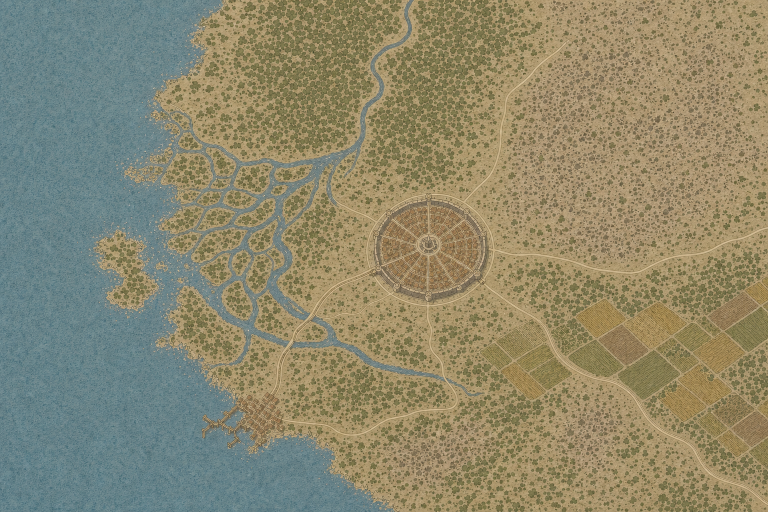
#> input picture world/map-production/candidates/style-candidate-h-v5-strict-plan-symbols.png, 1536 x 1024 px (shown at 1/2 size)
$ python render_candidate_h7_deterministic_flat_gis.py
#> lines starting #> are read from the running program, lines starting #| are printed output that depends on the picture
#!/usr/bin/env python3
"""Render the deterministic, strictly flat Candidate H7 Golden prototype."""

from __future__ import annotations

import argparse
import hashlib
import json
import math
import random
from dataclasses import dataclass
from pathlib import Path
from typing import Any, Sequence

from PIL import Image, ImageChops, ImageDraw, ImageOps, ImageStat

import audit_style_candidate_h4 as h4_audit


REPO_ROOT = Path(__file__).resolve().parents[2]
DEFAULT_H5_CONTROL = (
    REPO_ROOT
    / "world/map-production/candidates/style-candidate-h-v5-strict-plan-symbols.png"
)
DEFAULT_H6_MATERIAL = (
    REPO_ROOT
    / "world/map-production/candidates/style-candidate-h-v6-dual-reference-flat-gis.png"
)
DEFAULT_B1_REFERENCE = (
    REPO_ROOT / "world/map-production/candidates/style-candidate-b-v1.png"
)
DEFAULT_OUTPUT_ROOT = REPO_ROOT / "tmp/map-production/h7-prototype"

LOCKED_SHA256 = {
    "h5_composition_control": (
        "d95ea917ee2b0a414c3e32de762208af4fb2239d7bbc65fa7633e85218ad56fe"
    ),
    "h6_material_reference": (
        "86d61909913a3c6a402ae2c12211a79a2a15e755e98fba622fcb0e2d7bcfaaf6"
    ),
    "b1_palette_reference": (
        "4d505def78acc752ee2611cb73d112cc9a3048f611cb05233274a1eb2ae42003"
    ),
}

GENERATOR_ID = "sstory-map-production/render_candidate_h7_deterministic_flat_gis.py@1"
CANVAS = (1536, 1024)
AA_SCALE = 2
SEED = 0x48375F464C415447

MASTER_NAME = "style-candidate-h-v7-deterministic-flat-gis.png"
CONTACT_NAME = "style-candidate-h-v7-deterministic-flat-gis.contact-sheet.png"
REPORT_NAME = "style-candidate-h-v7-deterministic-flat-gis.report.json"

PALETTE = {
    "land": (145, 129, 81),
    "land_light": (175, 145, 103),
    "paper_dark": (104, 91, 62),
    "ocean": (96, 109, 111),
    "ocean_dark": (75, 84, 79),
    "ocean_light": (117, 126, 119),
    "ink": (78, 77, 51),
    "ink_soft": (109, 83, 54),
    "forest": (115, 113, 78),
    "forest_light": (113, 137, 109),
    "forest_dark": (79, 78, 50),
    "city": (125, 94, 66),
    "city_light": (145, 113, 81),
    "road": (175, 145, 103),
    "road_ink": (108, 82, 53),
    "field_green": (113, 114, 77),
    "field_gold": (175, 144, 80),
    "field_brown": (111, 82, 52),
    "rock": (81, 80, 53),
    "rock_light": (113, 111, 78),
}

COASTLINE = (
    (430, -20),
    (421, 70),
    (392, 132),
    (346, 190),
    (330, 235),
    (370, 278),
    (344, 325),
    (304, 374),
    (315, 432),
    (286, 491),
    (254, 550),
    (257, 618),
    (302, 691),
    (358, 751),
    (414, 798),
    (480, 837),
    (551, 881),
    (632, 928),
    (712, 1026),
)

RIVER_PATHS = (
    (
        (
            (820, -20),
            (804, 70),
            (770, 145),
            (735, 220),
            (690, 292),
            (646, 354),
            (610, 425),
            (582, 500),
            (574, 574),
            (603, 639),
            (662, 692),
            (742, 729),
            (850, 754),
        ),
        22.0,
    ),
    (((650, 318), (572, 327), (501, 309), (431, 283), (355, 255)), 15.0),
    (((642, 350), (566, 379), (493, 410), (413, 392), (340, 354)), 14.0),
    (((626, 389), (550, 439), (485, 489), (407, 486), (326, 445)), 13.0),
    (((606, 438), (533, 507), (474, 559), (395, 566), (307, 526)), 12.0),
    (((587, 493), (529, 578), (481, 646), (405, 676), (321, 643)), 11.0),
)

DELTA_ISLANDS = (
    (
        (249, 470),
        (281, 451),
        (310, 468),
        (315, 506),
        (291, 535),
        (253, 527),
        (230, 500),
    ),
    (
        (276, 570),
        (319, 548),
        (355, 570),
        (360, 610),
        (329, 640),
        (286, 630),
        (265, 603),
    ),
    ((321, 651), (360, 630), (398, 650), (405, 690), (374, 718), (335, 704)),
    ((224, 535), (248, 529), (267, 548), (263, 573), (235, 583), (211, 562)),
    ((356, 438), (379, 425), (401, 438), (397, 459), (370, 468), (351, 455)),
    ((374, 531), (397, 518), (420, 528), (425, 549), (400, 560), (378, 550)),
    ((422, 598), (446, 581), (468, 592), (470, 615), (446, 629), (423, 617)),
    ((286, 399), (309, 387), (330, 397), (331, 418), (308, 430), (286, 420)),
)

FOREST_ZONES = (
    (
        (430, -60),
        (990, -30),
        (930, 115),
        (850, 230),
        (720, 335),
        (530, 315),
        (385, 175),
    ),
    ((560, 525), (740, 500), (820, 620), (780, 760), (590, 735), (500, 640)),
    ((980, 535), (1220, 500), (1425, 590), (1510, 740), (1320, 795), (1110, 690)),
    ((540, 780), (800, 750), (930, 915), (865, 1040), (610, 1015), (480, 900)),
)

HIGHLAND_ZONES = (
    (
        (1000, 10),
        (1536, -20),
        (1536, 535),
        (1350, 520),
        (1160, 470),
        (1015, 335),
        (960, 175),
    ),
    ((875, 790), (1120, 735), (1290, 850), (1270, 1024), (870, 1024), (820, 920)),
)

ROAD_PATHS = (
    ((852, 492), (972, 430), (1032, 235), (1115, 112), (1180, -20)),
    ((858, 500), (1010, 514), (1190, 540), (1390, 520), (1550, 450)),
    ((850, 510), (965, 615), (1060, 690), (1190, 765), (1370, 880), (1540, 995)),
    ((840, 520), (765, 640), (650, 740), (530, 835), (472, 858)),
    ((840, 500), (740, 450), (655, 365), (570, 320)),
)


class H7RenderError(ValueError):
    """Raised when the H7 deterministic prototype cannot satisfy its gates."""


@dataclass(frozen=True)
class CanvasTransform:
    scale: int = AA_SCALE

    def point(self, point: tuple[float, float]) -> tuple[int, int]:
        return (round(point[0] * self.scale), round(point[1] * self.scale))

    def points(self, points: Sequence[tuple[float, float]]) -> list[tuple[int, int]]:
        return [self.point(point) for point in points]

    def width(self, value: float) -> int:
        return max(1, round(value * self.scale))


def sha256_file(path: Path) -> str:
    digest = hashlib.sha256()
    with path.open("rb") as handle:
        for chunk in iter(lambda: handle.read(1024 * 1024), b""):
            digest.update(chunk)
    return digest.hexdigest()


# [14 lines left out: functions _relative, _artifact, not called in this run]


def _assert_locked_image(path: Path, expected_hash: str, label: str) -> Image.Image:
    if not path.is_file():
        raise H7RenderError(f"{label} does not exist: {path}")
    actual_hash = sha256_file(path)
    if actual_hash != expected_hash:
        raise H7RenderError(
            f"{label} SHA-256 mismatch: expected {expected_hash}, got {actual_hash}"
        )
    with Image.open(path) as opened:
        opened.load()
        if opened.format != "PNG" or opened.mode != "RGB" or opened.size != CANVAS:
            raise H7RenderError(f"{label} must be a 1536x1024 RGB PNG")
        return opened.copy()


def _validate_output_dir(path: Path) -> Path:
    resolved = path.resolve()
    allowed = DEFAULT_OUTPUT_ROOT.resolve()
    if resolved != allowed and allowed not in resolved.parents:
        raise H7RenderError(
            f"H7 prototype output must stay within {_relative(DEFAULT_OUTPUT_ROOT)}"
        )
    return resolved


# [21 lines left out: function _irregular_polygon, not called in this run]


def _catmull_rom(
    points: Sequence[tuple[float, float]],
    *,
    steps: int = 10,
    closed: bool = False,
) -> list[tuple[float, float]]:
    if len(points) < 3:
        return list(points)
    output: list[tuple[float, float]] = []
    segment_count = len(points) if closed else len(points) - 1
    for index in range(segment_count):
        p0 = points[(index - 1) % len(points)] if closed else points[max(0, index - 1)]
        p1 = points[index]
        p2 = points[(index + 1) % len(points)]
        p3 = (
            points[(index + 2) % len(points)]
            if closed
            else points[min(len(points) - 1, index + 2)]
        )
        for step in range(steps):
            t = step / steps
            t2 = t * t
            t3 = t2 * t
            x = 0.5 * (
                2 * p1[0]
                + (-p0[0] + p2[0]) * t
                + (2 * p0[0] - 5 * p1[0] + 4 * p2[0] - p3[0]) * t2
                + (-p0[0] + 3 * p1[0] - 3 * p2[0] + p3[0]) * t3
            )
            y = 0.5 * (
                2 * p1[1]
                + (-p0[1] + p2[1]) * t
                + (2 * p0[1] - 5 * p1[1] + 4 * p2[1] - p3[1]) * t2
                + (-p0[1] + 3 * p1[1] - 3 * p2[1] + p3[1]) * t3
            )
            output.append((x, y))
    output.append(output[0] if closed else points[-1])
    return output


# [47 lines left out: functions _masked_composite, _apply_micrograin, not called in this run]


def _build_vector_masks() -> tuple[Image.Image, Image.Image]:
    transform = CanvasTransform()
    size = (CANVAS[0] * AA_SCALE, CANVAS[1] * AA_SCALE)
    land_mask = Image.new("L", size, 0)
    draw = ImageDraw.Draw(land_mask)
    smooth_coast = _catmull_rom(COASTLINE, steps=12)
    mainland = smooth_coast + [
        (CANVAS[0] + 4, CANVAS[1] + 4),
        (CANVAS[0] + 4, -4),
    ]
    draw.polygon(transform.points(mainland), fill=255)
    for island in DELTA_ISLANDS:
        draw.polygon(
            transform.points(_catmull_rom(island, steps=8, closed=True)),
            fill=255,
        )
    for path, width in RIVER_PATHS:
        draw.line(
            transform.points(_catmull_rom(path, steps=10)),
            fill=0,
            width=transform.width(width),
            joint="curve",
        )
    water_mask = ImageOps.invert(land_mask)
    return land_mask, water_mask


# [653 lines left out: functions _draw_base_material, _zone_mask, _random_point_in_mask, _draw_forest, _draw_highland, _draw_fields and 7 more, not called in this run]


def _image_stats(image: Image.Image) -> dict[str, Any]:
    rgb_stats = ImageStat.Stat(image)
    gray = image.convert("L")
    try:
        return {
            "mean_rgb": [round(value, 6) for value in rgb_stats.mean],
            "rgb_stddev": [round(value, 6) for value in rgb_stats.stddev],
            "luma_mean": round(ImageStat.Stat(gray).mean[0], 6),
            "luma_stddev": round(ImageStat.Stat(gray).stddev[0], 6),
            "luma_entropy_bits": round(gray.entropy(), 6),
        }
    finally:
        gray.close()


def render(
    *,
    h5_control_path: Path,
    h6_material_path: Path,
    b1_reference_path: Path,
    output_dir: Path,
    replace: bool = False,
) -> dict[str, Any]:
    output_dir = _validate_output_dir(output_dir)
    master_path = output_dir / MASTER_NAME
    contact_path = output_dir / CONTACT_NAME
    report_path = output_dir / REPORT_NAME
    outputs = (master_path, contact_path, report_path)
    occupied = [path for path in outputs if path.exists()]
    if occupied and not replace:
        raise H7RenderError(
            "refusing to overwrite existing H7 prototype output: "
            + ", ".join(_relative(path) for path in occupied)
        )

    h5 = _assert_locked_image(
        h5_control_path,
        LOCKED_SHA256["h5_composition_control"],
        "H5 composition control",
    )
    h6 = _assert_locked_image(
        h6_material_path,
        LOCKED_SHA256["h6_material_reference"],
        "H6 material reference",
    )
    b1 = _assert_locked_image(
        b1_reference_path,
        LOCKED_SHA256["b1_palette_reference"],
        "B1 palette reference",
    )
    try:
        source_stats = {
            "h5_composition_control": _image_stats(h5),
            "h6_material_reference": _image_stats(h6),
            "b1_palette_reference": _image_stats(b1),
        }
        land_mask, water_mask = _build_vector_masks()
        rng = random.Random(SEED)
        render_stats: dict[str, int] = {
            "vector_water_mask_pixels_native_equivalent": (
                sum(value >= 128 for value in water_mask.get_flattened_data())
                // (AA_SCALE * AA_SCALE)
            )
        }
        high_resolution = _draw_base_material(
            water_mask,
            land_mask,
            rng,
            render_stats,
        )
        try:
            _draw_forest(high_resolution, land_mask, rng, render_stats)
            _draw_highland(high_resolution, land_mask, rng, render_stats)
            _draw_fields(high_resolution, land_mask, rng, render_stats)
            _draw_roads(high_resolution, land_mask, render_stats)
            _draw_city(high_resolution, rng, render_stats)
            _draw_port(high_resolution, rng, render_stats)
            native = high_resolution.convert("RGB").resize(
                CANVAS,
                Image.Resampling.LANCZOS,
            )
        finally:
            high_resolution.close()
            water_mask.close()
            land_mask.close()

        calibration = _validate_same_threshold_gates(native, b1)
        try:
            boundary = h4_audit.boundary_metrics(native)
            repetition = h4_audit.exact_repetition_metrics(native)
            if not boundary["passed"] or not repetition["passed"]:
                raise H7RenderError(
                    "H7 boundary or exact-repetition proxy failed on the clean redraw"
                )
            forbidden_glyph_counters = {
                "text_glyphs": 0,
                "font_calls": 0,
                "frames": 0,
                "alpha_output_pixels": 0,
                "triangular_mountain_symbols": 0,
                "peak_symbols": 0,
                "radial_rosettes": 0,
                "contour_loops": 0,
                "cast_shadows": 0,
                "directional_lighting_operations": 0,
                "visible_facades": 0,
                "roof_faces": 0,
                "round_canopy_stamp_symbols": 0,
            }
            if any(forbidden_glyph_counters.values()):
                raise H7RenderError("forbidden glyph counter is non-zero")

            contact, contact_panels = _contact_sheet(native)
            output_dir.mkdir(parents=True, exist_ok=True)
            native.save(
                master_path,
                format="PNG",
                optimize=False,
                compress_level=9,
            )
            contact.save(
                contact_path,
                format="PNG",
                optimize=False,
                compress_level=9,
            )
            contact.close()
            report = {
                "schema_version": "1.0.0",
                "id": "style-candidate-h-v7-deterministic-flat-gis-prototype",
                "status": "passed",
                "purpose": "deterministic hybrid Golden style-board prototype only",
                "generated_by": {
                    "id": GENERATOR_ID,
                    **_artifact(Path(__file__).resolve()),
                },
                "inputs": {
                    "h5_composition_control": _artifact(h5_control_path),
                    "h6_material_reference": _artifact(h6_material_path),
                    "b1_palette_reference": _artifact(b1_reference_path),
                    "sha256_locked": True,
                    "statistics": source_stats,
                },
                "render_contract": {
                    "width": CANVAS[0],
                    "height": CANVAS[1],
                    "format": "PNG",
                    "mode": "RGB",
                    "antialias_scale": AA_SCALE,
                    "seed": SEED,
                    "seeded_deterministic": True,
                    "text_or_font_rendering_used": False,
                    "frame_used": False,
                    "alpha_output_used": False,
                    "projection": "strict orthographic plan symbols only",
                    "directional_light_or_shadow_code_path": False,
                },
                "composition": {
                    "water_geometry": (
                        "clean vector coastline and river coordinates traced from the "
                        "SHA-locked H5 composition; no H5 pixels copied"
                    ),
                    "left": "open sea, low coastline, branching delta",
                    "upper_center": "river-crossed irregular connected forest canopy",
                    "center": "flat circular city footprints, rings, irregular blocks, courtyards",
                    "lower_left": "flat port footprints and pier centerlines",
                    "lower_right": "flat varied agricultural plots",
                    "right": "irregular chips, stipple, and short non-convergent highland marks",
                },
                "calibration": calibration,
                "same_h4_threshold_gates": {
                    "palette_continuity": calibration["palette"],
                    "downsample_readability": calibration["readability"],
                    "boundary": boundary,
                    "exact_repetition": repetition,
                },
                "render_stats": render_stats,
                "forbidden_glyph_counters": forbidden_glyph_counters,
                "outputs": {
                    "master": {
                        **_artifact(master_path),
                        "width": native.width,
                        "height": native.height,
                        "mode": native.mode,
                        "format": "PNG",
                    },
                    "contact_sheet": {
                        **_artifact(contact_path),
                        "width": 1168,
                        "height": 256,
                        "mode": "RGB",
                        "format": "PNG",
                        "contains_text": False,
                        "contains_frame": False,
                        "panel_order": contact_panels,
                    },
                },
            }
            report_path.write_text(
                json.dumps(report, ensure_ascii=False, indent=2) + "\n",
                encoding="utf-8",
            )
            return report
        finally:
            native.close()
    finally:
        h5.close()
        h6.close()
        b1.close()


def parse_args(argv: Sequence[str] | None = None) -> argparse.Namespace:
    parser = argparse.ArgumentParser(description=__doc__)
    parser.add_argument("--h5-control", type=Path, default=DEFAULT_H5_CONTROL)
    parser.add_argument("--h6-material", type=Path, default=DEFAULT_H6_MATERIAL)
    parser.add_argument("--b1-reference", type=Path, default=DEFAULT_B1_REFERENCE)
    parser.add_argument("--output-dir", type=Path, default=DEFAULT_OUTPUT_ROOT)
    parser.add_argument("--replace", action="store_true")
    return parser.parse_args(argv)


def main(argv: Sequence[str] | None = None) -> int:
    args = parse_args(argv)
    try:
        report = render(
            h5_control_path=args.h5_control.resolve(),
            h6_material_path=args.h6_material.resolve(),
            b1_reference_path=args.b1_reference.resolve(),
            output_dir=args.output_dir.resolve(),
            replace=args.replace,
        )
#> in _assert_locked_image, opened is the input picture: PIL image 1536x1024 RGB; mean R, G, B 140.3, 135.6, 109.1
#> call 2 of _assert_locked_image, with label = 'H6 material reference'
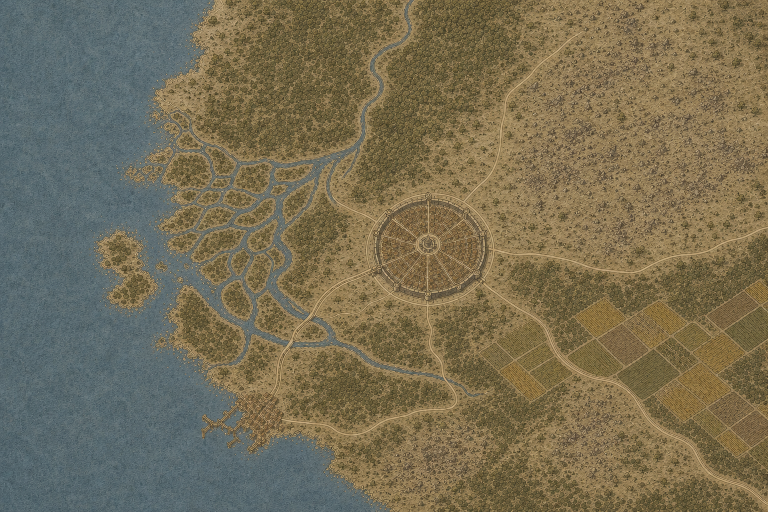
#> input picture world/map-production/candidates/style-candidate-h-v6-dual-reference-flat-gis.png, 1536 x 1024 px (shown at 1/2 size)
#> in _assert_locked_image, opened is the input picture: PIL image 1536x1024 RGB; mean R, G, B 118.5, 109.5, 84.7
#> call 3 of _assert_locked_image, with label = 'B1 palette reference'
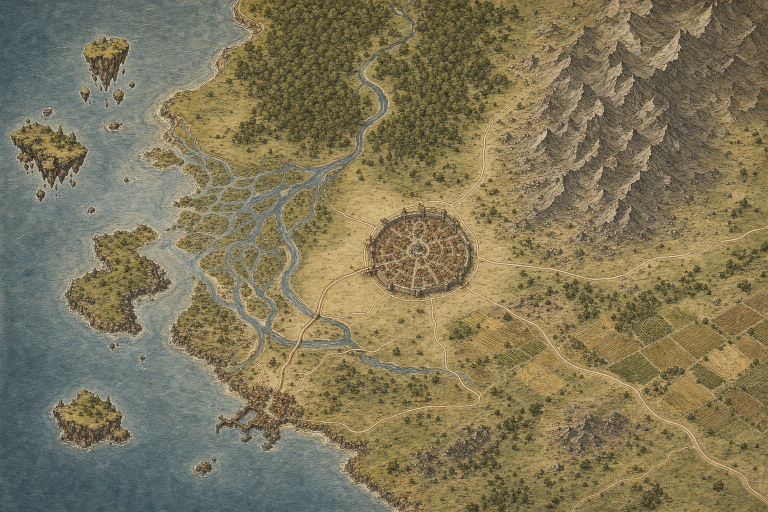
#> input picture world/map-production/candidates/style-candidate-b-v1.png, 1536 x 1024 px (shown at 1/2 size)
#> in _assert_locked_image, opened is the input picture: PIL image 1536x1024 RGB; mean R, G, B 127.8, 118.9, 89.8
#> in _image_stats, `gray = image.convert("L")`:
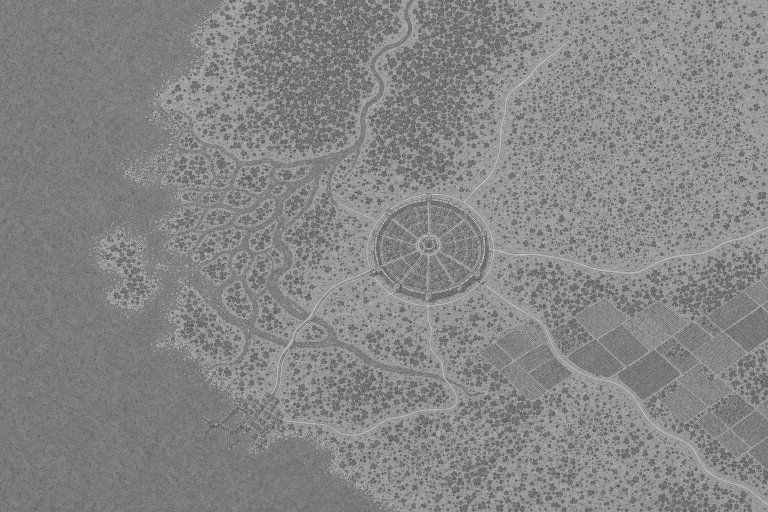
#> gray: PIL image 1536x1024 L (shown at 1/2 size); min 41, max 231, mean 134
#> in _image_stats (call 2), `gray = image.convert("L")`:
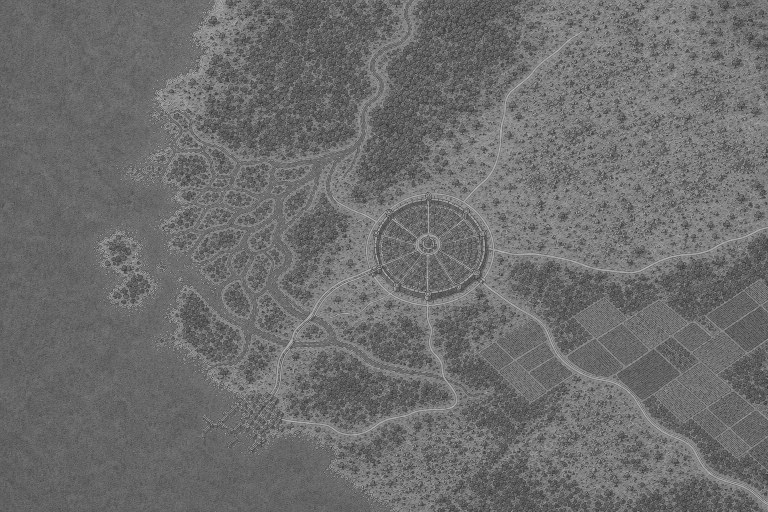
#> gray: PIL image 1536x1024 L (shown at 1/2 size); min 29, max 222, mean 109.4
#> (the rest of the program and of its run is left out)
